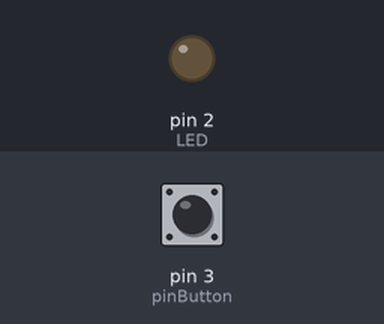
A sketch run on a simulated Arduino Uno, built with avr-gcc and run on an emulated ATmega328P. Shown: output pins drawn as LEDs (lit = HIGH). The test bench sets the inputs (shaded band); at power-on: pin 3 (pinButton) LOW. What the sketch prints to the serial monitor is not drawn.

Above: at 1.2 s.
1.3 s: pin 3 (pinButton) pulled HIGH for 0.15 s
At 1.37 s:
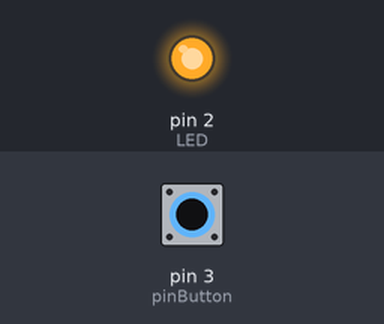
2.9 s: pin 3 (pinButton) pulled HIGH for 3.2 s
At 6.9 s:
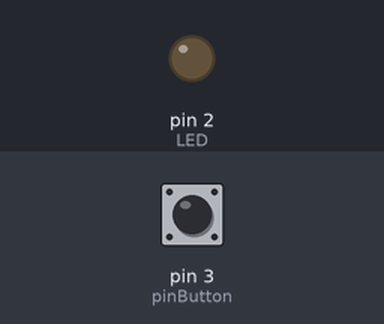
Timing chart, 0 to 8.4 s (numbered marks = the images above; inputs shaded):
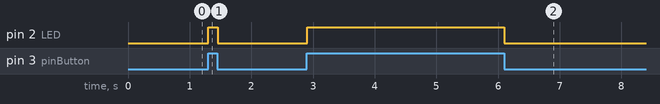

Measured:
- after the input at 1.3 s, pin 2 (LED): LOW → HIGH at once, → LOW 0.15 s later
- after the input at 2.9 s, pin 2 (LED): LOW → HIGH at once, → LOW 3.2 s later

The sketch:

switch_working_with_led.ino
```cpp
/* sketch 1
turn on a LED when the button is pressed
turn it off when the button is not pressed (or released)
*/
int pinButton = 3; //the pin where we connect the button
int LED = 2; //the pin we connect the LED
int stat;
void setup() {
  Serial.begin(9600);
  pinMode(pinButton, INPUT); //set the button pin as INPUT
  pinMode(LED, OUTPUT); //set the LED pin as OUTPUT
}

void loop() {
  int stateButton = digitalRead(pinButton); //read the state of the button
  if(stateButton == 1) { //if is pressed
     digitalWrite(LED, HIGH);
     Serial.println(stateButton);
     //write 1 or HIGH to led pin
  } else { //if not pressed
     digitalWrite(LED, LOW);
          Serial.println(stateButton);

    //write 0 or low to led pin
  }

}
```
